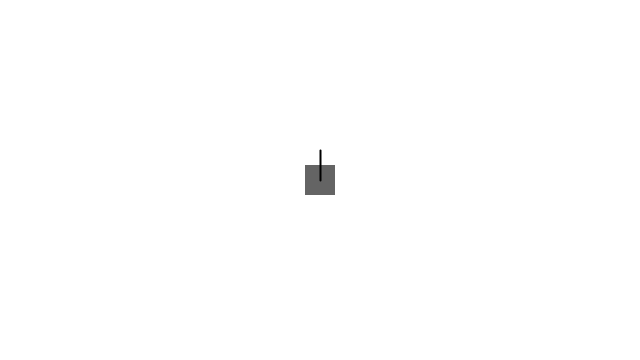
Frame 1 (no input)
Frame 60 (the mouse pressed at the canvas centre just before this capture): identical to frame 1, image omitted
Frame 120 (the mouse held since frame 60 and released just before this capture): identical to frame 1, image omitted

The Processing sketch that drew this single still picture (run headless with seeded random() and noise(); from frame 60 on, the mouse is pressed at the canvas centre):

// Processing sketch: tank101
// ── tank101.pde
float angle = 0;
Mover m;
void setup() {
  size(640, 360);
  m = new Mover();
}

void draw() {
  background(255);
  m.display();
  m.checkEdges();
  m.update();
}

void keyPressed() {

  if(key == CODED && keyCode == RIGHT) {
    angle += 0.2;
  }
  if(key == CODED && keyCode == LEFT) {
    angle -= 0.2;
  }
  
  if(key == CODED && keyCode == UP) {
    PVector thrust = new PVector(sin(angle), -cos(angle));
    thrust.normalize();
    thrust.mult(30);
    m.applyForce(thrust);
  }
}

// ── Mover.pde
class Mover {
  PVector location, velocity, acceleration;
  float w, h;
  
  Mover() {
    location = new PVector(width/2, height/2);
    velocity = new PVector(0, 0);
    acceleration = new PVector(0, 0);
    w = 30;
    h = 30;
  }
  
  void display() {
    pushMatrix();
    translate(location.x, location.y);
    rotate(angle);
    rectMode(CENTER);
    noStroke();
    fill(100);
    rect(0, 0, w, h);
    stroke(0);
    strokeWeight(2);
    line(0, 0, 0, -w);
    popMatrix();
  }
  
  void applyForce(PVector force) {
    acceleration.add(force);
  }
  
  void update() {
        //acceleration.add(force);
    velocity.add(acceleration);
    velocity.mult(0.9);
    velocity.limit(4);
    location.add(velocity);
    
    acceleration.mult(0);
  
  }
  void checkEdges() {
    if(location.x > width) {
      location.x = 0;
    }
    
    if(location.x < 0) {
      location.x = width;
    }
    
    if(location.y > height) {
      location.y = 0;
    }
    
    if(location.y < 0) {
      location.y = height;
    }
    
  
  }
  
}
